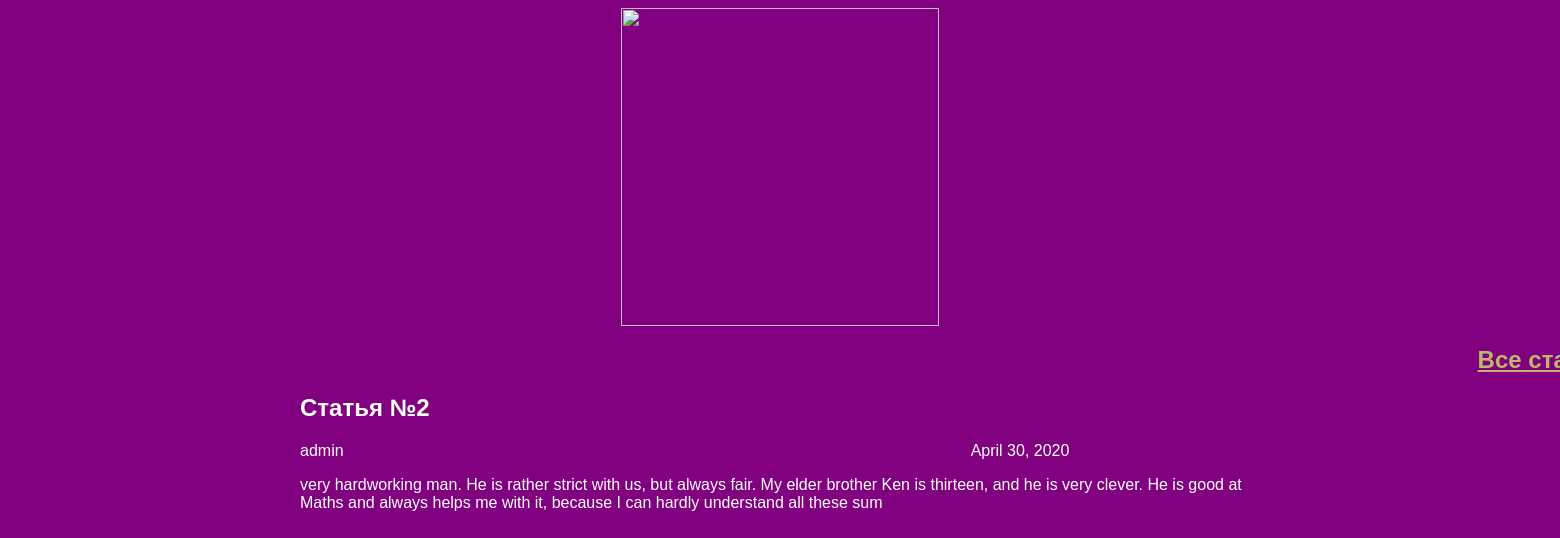
The app's page /article/1/ with its own data.
### articles/models.py (models this page shows, shortened)
class Article(models.Model):
    title = models.CharField(max_length=200)
    author = models.ForeignKey(User, on_delete=models.CASCADE)
    text = models.TextField()
    created_date = models.DateField(auto_now_add=True)

### articles/views.py (the view)
# urls.py: path('article/<article_id>/', views.get_article, name='get_article'),
def get_article(request, article_id):
    try:
        post = Article.objects.get(id=article_id)
        return render(request, 'article.html', {"post": post})
    except Article.DoesNotExist:
        raise Http404

### articles/templates/article.html (shortened to what this page needs)
<body>
    <div class="header">
        {% load static %}
        <img src="{% static 'img/dpb-logo.png' %}">
        <h2 class="exit"><a href="/articles/">Все статьи</a></h2>
    </div>
    <div class="article">
        <div class="one-post">
            <h2 class="post-title">{{ post.title }}</h2>
            <div class="article-info">
                <div class="article-author">{{ post.author.username }}</div>
                <div class="article-created-date">{{ post.created_date }}</div>
            </div>
        </div>
        <p class="article-text">{{ post.text }}</p>
    </div>
</body>

### articles/templates/article.html (style rules this page uses)
body { background: purple; font-family: Tahoma, Arial, sans-serif; color: #ffffff; }
.header img { display: block; width: 318px; margin-left: auto; margin-right: auto; }
.article-author { width: 50%; float: left; }
.article-created-date { text-align: center; }
.article { width: 960px; margin-left: auto; margin-right: auto; }
.exit { width: 1600px; text-align: right; color: red; }
a { color:#BDB76B ; }

### records on screen
Article: title "Статья №2", author.username "admin", created_date "April 30, 2020", text "very hardworking man. He is rather strict with us, but always fair. My elder brother Ken is thirteen, and he is very clever. He is good at Maths and always helps me with it, because I can hardly understand all these sum"
